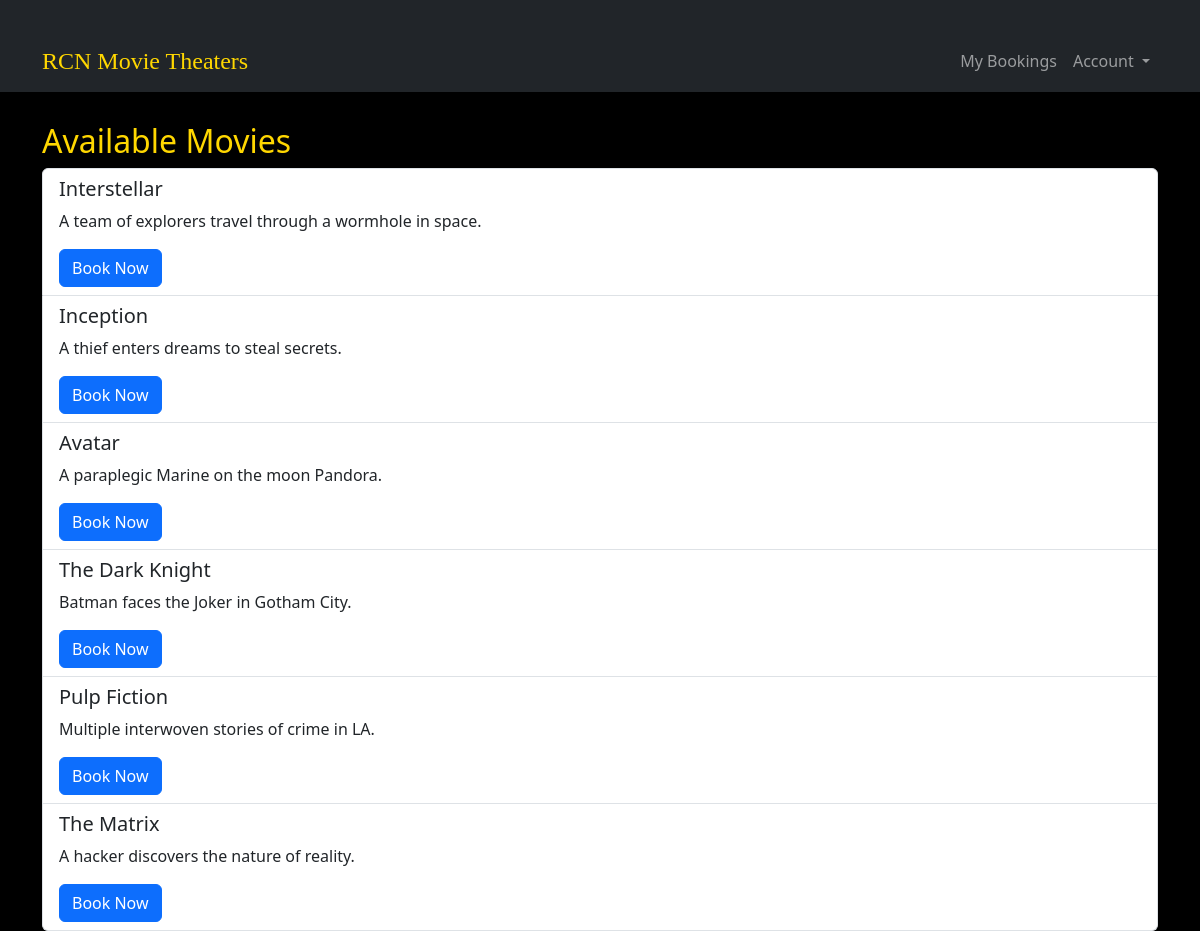
The page / on the database its author committed.
### bookings/models.py (models this page shows, shortened)
class Movie(models.Model):
    title = models.CharField(max_length=255)
    description = models.TextField()
    release_date = models.DateField()
    duration = models.IntegerField(help_text="Duration in minutes")

### bookings/views.py (the view)
# urls.py: path('', movie_list_view, name='movie_list'),
def movie_list_view(request):
    movies = Movie.objects.all()
    return render(request, 'bookings/movie_list.html', {'movies': movies})

### bookings/templates/bookings/movie_list.html (shortened to what this page needs)
{% extends 'bookings/base.html' %}
{% block content %}
<h2>Available Movies</h2>
<ul class="list-group">
    {% for movie in movies %}
    <li class="list-group-item">
        <h5>{{ movie.title }}</h5>
        <p>{{ movie.description }}</p>
        <a href="{% url 'book_now' movie.id %}" class="btn btn-primary">Book Now</a>
    </li>
    {% endfor %}
</ul>
{% endblock %}

### bookings/templates/bookings/base.html (style rules this page uses)
body { background-color: black; color: gold; margin: 0; padding: 0; }

### rows shown on the page
Movie: title "Interstellar", description "A team of explorers travel through a wormhole in space."
Movie: title "Inception", description "A thief enters dreams to steal secrets."
Movie: title "Avatar", description "A paraplegic Marine on the moon Pandora."
Movie: title "The Dark Knight", description "Batman faces the Joker in Gotham City."
Movie: title "Pulp Fiction", description "Multiple interwoven stories of crime in LA."
Movie: title "The Matrix", description "A hacker discovers the nature of reality."
